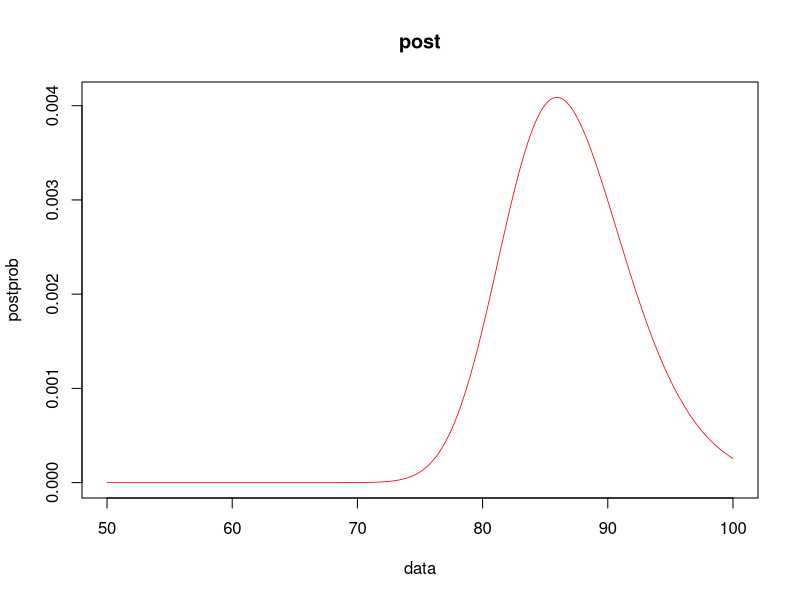

Write the R code that produced this figure.
# problem 3
# a
rm(list=ls())
data = seq(50,100,0.05)
speed = 70
sd  = 10
post = c()
for (i in 1: length(data)){
  tmp = data[i]
  prior = pnorm(70,tmp, 10)
  post[i] = prior*(1-prior)^17
}
post
sum(post)
postprob = post/sum(post)
plot(main ='post',data,postprob,lwd =0.8,type= 'l',col='red')

# b 
postMean = sum(postprob*data)

# c
cumulative = 0
for (i in 1:length(data)){
  if (data[i]>80){
    break
  }
  
  cumulative = cumulative+postprob[i]
}
# the probability that average speed exceeds 80 is
1 - cumulative





